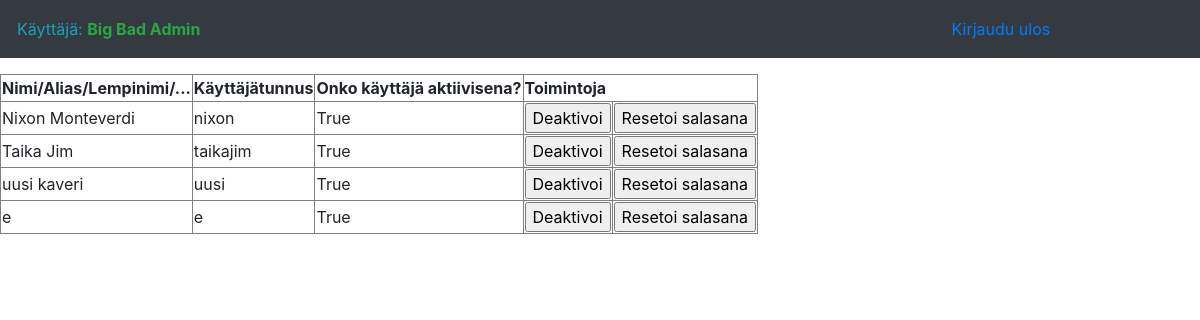
/admin (signed in), run on the app's committed database.
### application/auth/models.py (models this page shows, shortened)
class User(db.Model):
    __tablename__ = "account"
    id = db.Column(db.Integer, primary_key=True)
    date_created = db.Column(db.DateTime, default=db.func.current_timestamp())
    date_modified = db.Column(db.DateTime, default=db.func.current_timestamp(),
                              onupdate=db.func.current_timestamp())
    name = db.Column(db.String(144), nullable=False)
    username = db.Column(db.String(144), nullable=False)
    password = db.Column(db.String(144), nullable=False)
    active = db.Column(db.Boolean)
    admin = db.Column(db.Boolean)

### application/admin/views.py (the view)
@app.route("/admin", methods=["GET"])
@login_required
def admin_index():
    return render_template("admin/index.html", users = User.query.filter_by(admin=False))

### application/__init__.py (called while the page is built)
@login_manager.user_loader
def load_user(user_id):
    return User.query.get(user_id)

### application/templates/admin/index.html (shortened to what this page needs)
{% extends "layout.html" %} {% block body %}
<table border="1">
    <tr>
        <th>Nimi/Alias/Lempinimi/...</th>
        <th>Käyttäjätunnus</th>
        <th>Onko käyttäjä aktiivisena?</th>
        <th colspan="2" align="center">Toimintoja</th>
    </tr>
    {% for user in users %}
    <tr>
        <td>{{ user.name }}</td>
        <td>{{ user.username }}</td>
        <td>{{ user.active }}</td>
        {% if user.active %}
        <td>
            <form method="POST" action="{{ url_for('user_set_active_status', user_id=user.id) }}">
                <input type="submit" value="Deaktivoi" />
            </form>
        </td>
        {% else %}
        <td>
            <form method="POST" action="{{ url_for('user_set_active_status', user_id=user.id) }}">
                <input type="submit" value="Aktivoi" />
            </form>
        </td>
        {% endif %}
        <td>
            <form method="POST" OnClick="return confirm('Oletko varma että haluat nollata käyttäjän salasanan?')" action="{{ url_for('user_reset_password', user_id=user.id) }}">
                <input type="submit" value="Resetoi salasana" />
            </form>
        </td>
    </tr>
    {% endfor %}
</table>
{% endblock %}

### application/templates/layout.html (shortened to what this page needs)
<!DOCTYPE html>
<html lang="fi">
<head>
  <link rel="stylesheet" media="screen" href = "{{ url_for('static', filename='bootstrap/css/bootstrap.min.css') }}">
</head>
<body>
    <nav class="navbar navbar-expand-lg navbar-dark bg-dark static-top">
  {% if current_user.is_authenticated %}
  <table width=90% border="0">
    <tr>
      <td align="left" width="50%"><span class="text-info">Käyttäjä:</span>
        <b class="text-success">{{ current_user.name }}</b>
      </td>
      <td align="right">
          <a class="nav-link" href="{{ url_for('auth_logout') }}">Kirjaudu ulos
            </a>
      </td>
    </tr>
  </table>
</nav>
  {% endif %} {% block body %}{% endblock %}
</body>
</html>

### data on the page
User: name "Big Bad Admin"
User: name "Nixon Monteverdi", username "nixon", active "True"
User: name "Taika Jim", username "taikajim", active "True"
User: name "uusi kaveri", username "uusi", active "True"
User: name "e", username "e", active "True"
